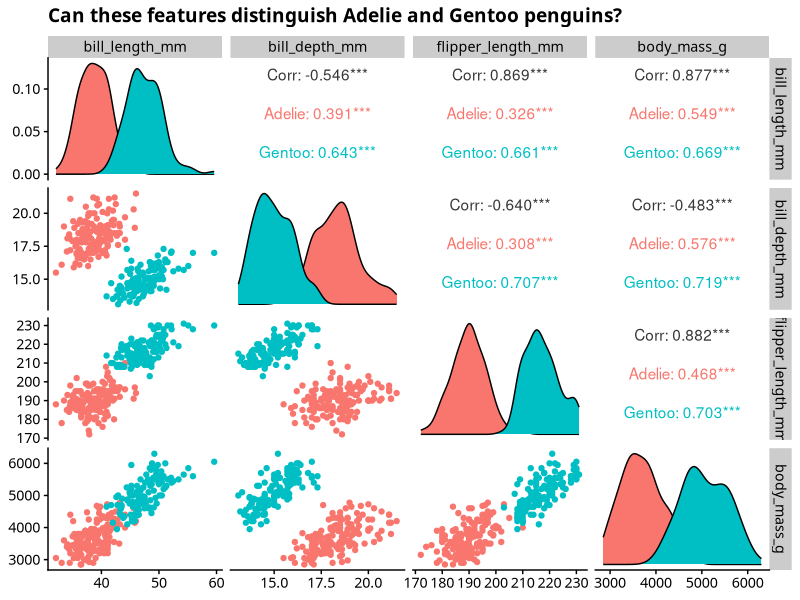
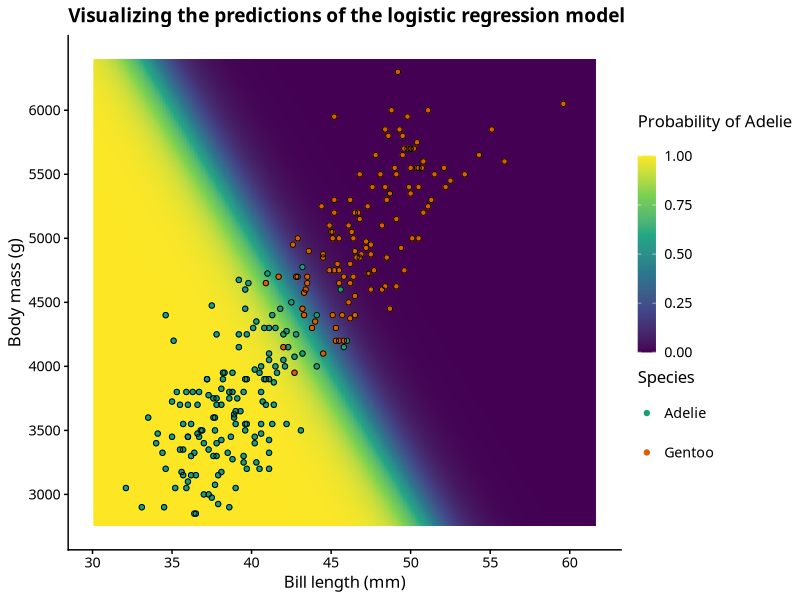

R code for these plots, in order:
## ---- chunk 1
library(tidyverse)
library(gganimate)

library(Hmisc)

library(palmerpenguins)

library(patchwork)
library(kableExtra)

# Set global ggplot theme
theme_set(cowplot::theme_cowplot(font_size=12,
                                 font_family = "Source Sans Pro"))
## ---- chunk 2
# Load and rename data
data(penguins)
df <- penguins
## ---- chunk 3
df <-
df %>%
  filter(species %in% c("Adelie", "Gentoo")) %>%
  mutate(adelie = as.integer(species == "Adelie")) %>%
  select(species, adelie, bill_length_mm:body_mass_g) %>%
  drop_na()
## ---- chunk 4
# View data
head(df)
## ---- chunk 5
html(describe(df))
## ---- chunk 6
#| column: page-right
#| fig-width: 12
df %>%
  GGally::ggpairs(mapping = aes(color=species),
                  columns = c("bill_length_mm",
                              "bill_depth_mm",
                              "flipper_length_mm",
                              "body_mass_g"),
                  title = "Can these features distinguish Adelie and Gentoo penguins?")

## ---- chunk 7
model_glm <- glm(adelie ~ bill_length_mm + body_mass_g,
                 family=binomial(link = "logit"),
                 data=df)
## ---- chunk 8
grid <-
crossing(bill_length_mm = seq(min(df$bill_length_mm)-2, max(df$bill_length_mm)+2, 0.1),
         body_mass_g = seq(min(df$body_mass_g)-100, max(df$body_mass_g)+100, 0.5))
## ---- chunk 9
grid$predicted <- predict(model_glm, grid, type = "response")
## ---- chunk 10
#| column: page-right
#| fig-width: 12
grid %>%
  ggplot() +
  aes(x=bill_length_mm,
      y=body_mass_g) +
  geom_raster(aes(fill=predicted)) +
  geom_point(data=df, mapping = aes(color=species)) +
  geom_point(data=df, color="black", shape=21) +
  scale_fill_viridis_c(breaks = seq(0, 1, 0.25),
                       limits=c(0,1)) +
  scale_color_brewer(palette="Dark2") +
  scale_x_continuous(breaks=seq(30, 60, 5)) +
  scale_y_continuous(breaks=seq(3000, 6000, 500)) +
  labs(fill = "Probability of Adelie\n",
       color = "Species",
       x = "Bill length (mm)",
       y = "Body mass (g)",
       title = "Visualizing the predictions of the logistic regression model") +
  theme(legend.key.height = unit(1, "cm"))
## ---- chunk 11
# This is a naive implementation that can overflow for large x
# expit <- function(x) exp(x) / (1 + exp(x))

# Better to use the built-in version
expit <- plogis
## ---- chunk 12
objective_function <- function(parameters){
  
  # optim() expects the parameters as a single vector, so we set the coefficients
  # as the elements of a vector called `parameters`
  b0 <- parameters[1]
  b1 <- parameters[2]
  b2 <- parameters[3]
  
  linear_predictor <- (b0) + (b1*df$bill_length_mm) + (b2*df$body_mass_g)
  
  # Likelihood for each observation
  # If the observation is Adelie, then the likelihood is the probability of Adelie
  # If the observation is not Adelie (i.e., Gentoo), then the likelihood is the probability of not Adelie
  # which is 1 - P(Adelie)
  likelihood <- ifelse(df$adelie==1,
                       expit(linear_predictor),
                       1-expit(linear_predictor))
  
  # Log-likelihood for each observation
  log_likelihood <- log(likelihood)
  
  # Joint log-likelihood for all the observations. Note the sum because
  # multiplication is addition on the log-scale
  total_log_likelihood <- sum(log_likelihood)
  
  # the optim() function only minimizes, so we return the negative log-likelihood
  # and then maximize it
  return(-total_log_likelihood)
}
## ---- chunk 13
optim_results <-
  optim(par=c(0,0,0),              # Initial values
        fn = objective_function,   # Objective function to be minimized
        method="Nelder-Mead")      # Optimization method
## ---- chunk 14
optim_results$par
## ---- chunk 15
coef(model_glm)
## ---- chunk 16
df$bill_length_mm <- scale(df$bill_length_mm, center=FALSE) %>% as.vector()
df$body_mass_g <- scale(df$body_mass_g, center=FALSE) %>% as.vector()
## ---- chunk 17
model_glm <- glm(adelie ~ bill_length_mm + body_mass_g,
                 family=binomial(link = "logit"),
                 data=df)
## ---- chunk 18
gradient <- function(parameters){
  
  b0 <- parameters[1]
  b1 <- parameters[2]
  b2 <- parameters[3]
  
  linear_predictor <- (b0) + (b1*df$bill_length_mm) + (b2*df$body_mass_g)
  
  y_hat <- expit(linear_predictor)
  
  gradient <- (t(cbind(rep(1, nrow(df)), df$bill_length_mm, df$body_mass_g)) %*% (y_hat - df$adelie)) / nrow(df)
  
  return(gradient)
}
## ---- chunk 19
step_size <- 0.0001
theta <- c(0,0,0)
iter <- 1

while (TRUE) {
  iter <- iter + 1
  current_gradient <- gradient(theta)
  
  theta_new <- theta - (step_size * current_gradient)
  
  if (norm(theta - theta_new, type="2") < 1e-4) {
    break
  } else{
    theta <- theta_new
    print(theta)
  }
}

print(iter)
print(theta)
print(coef(model_glm))
